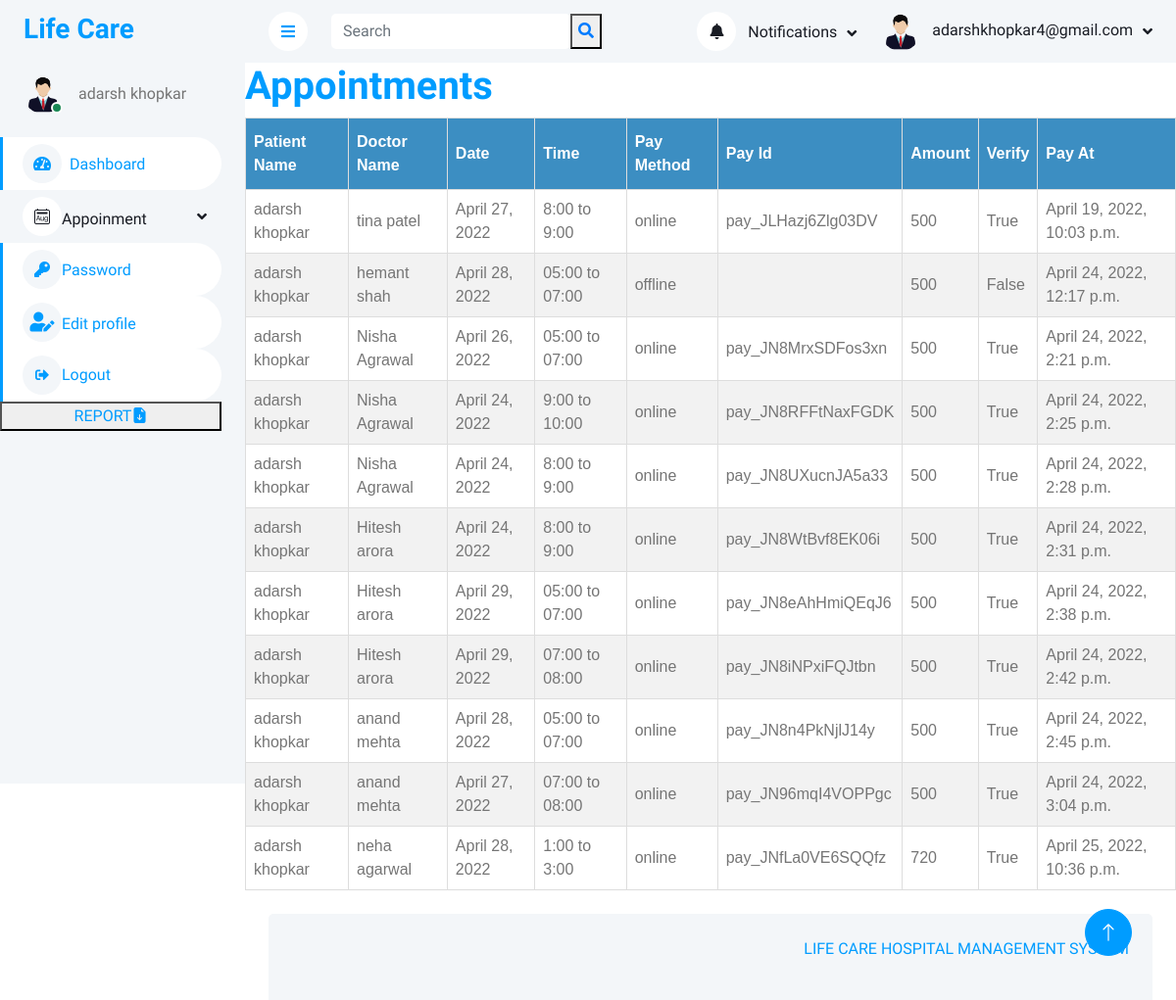
The app's page /pviewappointment/ (signed in), older data.
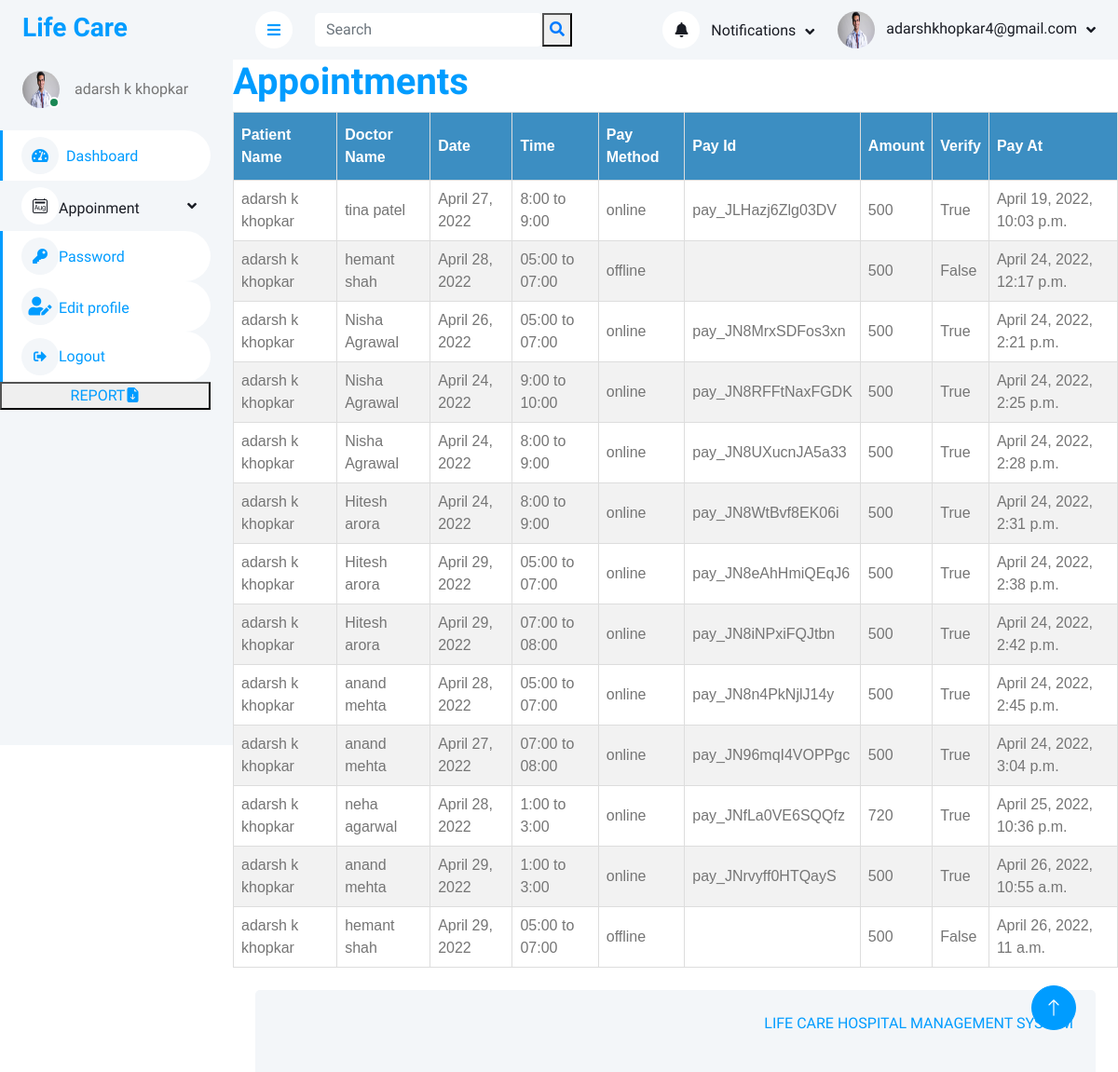
The same page, newer data.
### myapp/models.py (models this page shows, shortened)
class User(models.Model):
    fname=models.CharField(max_length=30)
    lname=models.CharField(max_length=30)
    email=models.EmailField(unique=True)
    password=models.CharField(max_length=30)
    phone=models.CharField(max_length=10)
    address=models.TextField()
    age=models.CharField(max_length=10)
    gender=models.CharField(max_length=10)
    pic=models.FileField(upload_to='profile',default='avatar.png')

class Appointments(models.Model):
    patient=models.ForeignKey(User,on_delete=models.CASCADE)
    doctor=models.ForeignKey(Doctors,on_delete=models.CASCADE)
    date=models.DateField()
    time=models.CharField(max_length=25)
    pay_method=models.CharField(max_length=30)
    pay_id=models.CharField(max_length=50)
    amount=models.IntegerField(default=0)
    verify=models.BooleanField(default=False)
    pay_at=models.DateTimeField(auto_now_add=True)
    def __str__(self):
        return self.patient.email

### Doctor/models.py (models this page shows, shortened)
class Doctors(models.Model):
    doctorname = models.CharField(max_length=50)
    doctoremail=models.EmailField(unique=True)
    password=models.CharField(max_length=30)
    phone=models.CharField(max_length=13)
    specialization=models.CharField(max_length=30)
    doc_pic=models.FileField(upload_to='profile',default='doc.png')
    fees=models.IntegerField()

### myapp/views.py (the view)
# urls.py: path('pviewappointment/',views.pviewappointment,name="pviewappointment"),
def pviewappointment(request):
    uid=User.objects.get(email=request.session['email'])
    appointments=Appointments.objects.filter(Q(patient=uid) & Q(Q(pay_method = 'online') & Q(verify = True) | Q(pay_method='offline')))
    print(appointments)
    return render(request,'pviewappointment.html',{'appointments':appointments,'uid':uid})

### myapp/templates/pviewappointment.html (shortened to what this page needs)
{% extends 'header.html' %}
{% load static %}
{% block content %}
<head>
    </head>
    <h1 style="color:#009CFF">Appointments</h1>
    <table id="customers">
        <thead>
            <tr>
                <th>Patient Name</th>
                <th>Doctor Name</th>
                <th>Date</th>
                <th>Time</th>
                <th>Pay Method</th>
                <th>Pay Id</th>
                <th>Amount</th>
                <th>Verify</th>
                <th>Pay At</th>
            </tr>
        </thead>
        <tbody>
            {% for one in appointments %}
            <tr>
                <td>{{one.patient.fname}} {{one.patient.lname}}</td>
                <td>{{one.doctor.doctorname}}</td>
                <td>{{one.date}}</td>
                <td>{{one.time}}</td>
                <td>{{one.pay_method}}</td>
                <td>{{one.pay_id}}</td>
                <td>{{one.amount}}</td>
                <td>{{one.verify}}</td>
                <td>{{one.pay_at}}</td>
            </tr>
            {% endfor %}
        </tbody>
    </table>
    {% endblock %}

### myapp/templates/header.html (shortened to what this page needs)
{% load static %}
<!DOCTYPE html>
<html lang="en">
<head>
    <link href="https://cdnjs.cloudflare.com/ajax/libs/font-awesome/5.10.0/css/all.min.css" rel="stylesheet">
    <link href="https://cdn.jsdelivr.net/npm/bootstrap-icons@1.4.1/font/bootstrap-icons.css" rel="stylesheet">
    <link href='{%static "lib/owlcarousel/assets/owl.carousel.min.css" %}' rel="stylesheet">
    <link href='{%static "lib/tempusdominus/css/tempusdominus-bootstrap-4.min.css" %}' rel="stylesheet" />
    <link href='{%static "pdashcss/bootstrap.min.css" %}' rel="stylesheet">
    <link href='{%static "pdashcss/style.css" %}' rel="stylesheet">
</head>
<body>
    <div class="container-xxl position-relative bg-white d-flex p-0" >
        <div class="sidebar pe-4 pb-3" >
            <nav class="navbar bg-light navbar-light">
                <a href='{% url "index" %}' class="navbar-brand mx-4 mb-3">
                    <h3 class="text-primary">Life Care</h3>
                </a>
                <div class="d-flex align-items-center ms-4 mb-4">
                    <div class="position-relative">
                        <img class="rounded-circle" src="{{uid.pic.url}}" alt="" style="width: 40px; height: 40px;">
                        <div class="bg-success rounded-circle border border-2 border-white position-absolute end-0 bottom-0 p-1"></div>
                    </div>
                    <div class="ms-3">
                        <span>{{uid.fname}} {{uid.lname}}</span>
                    </div>
                </div>
                <div class="navbar-nav w-100" >
                    <a href='{% url "pdash" %}' class="nav-item nav-link active"><i class="fa fa-tachometer-alt me-2"></i>Dashboard</a>
                    <div class="nav-item dropdown">
                        <a href="#" class="nav-link dropdown-toggle" data-bs-toggle="dropdown"><i class="bi bi-calendar2-month"></i>Appoinment</a>
                    </div>
                    <div class="navbar-nav w-100" >
                        <a href='{% url "pchangepass" %}' class="nav-item nav-link active"><i class="fa fa-key" aria-hidden="true"></i>Password</a>
                        <div class="navbar-nav w-100" >
                            <a href='{% url "pedit" %}' class="nav-item nav-link active"><i class='fas fa-user-edit' style='font-size:20px'></i>Edit profile</a>
                            <div class="navbar-nav w-100" >
                                <a href='{% url "plogout" %}' class="nav-item nav-link active"><i class="fas fa-sign-out-alt fa-sm fa-fw mr-2 text-gray-400"></i>Logout</a>
                                <div class="navbar-nav w-100" >
                                    <button class="custom-btn btn-9"><a href="{{one.test_result.url}}" > REPORT<i class="bi bi-file-earmark-arrow-down-fill"></i></a></button>
                            </div>
                            </div>
                            </div>
                            </div>
            </nav>
        </div>
        <div class="content">
            <nav class="navbar navbar-expand bg-light navbar-light sticky-top px-4 py-0">
                <a href="#" class="sidebar-toggler flex-shrink-0">
                    <i class="fa fa-bars"></i>
                </a>
                <form class="d-none d-md-flex ms-4" action="" >
                    <input class="form-control border-0" type="search" name="search" placeholder="Search"> <button><i class="fa fa-search" style="color:#007bff"></i></button>
                </form>
                <div class="navbar-nav align-items-center ms-auto">
                    <div class="nav-item dropdown">
                        <a href="#" class="nav-link dropdown-toggle" data-bs-toggle="dropdown">
                            <i class="fa fa-bell me-lg-2"></i>
                            <span class="d-none d-lg-inline-flex">Notifications</span>
                        </a>
                    </div>
                    <div class="nav-item dropdown">
                        <a href="#" class="nav-link dropdown-toggle" data-bs-toggle="dropdown">
                            <img class="rounded-circle me-lg-2" src="{{uid.pic.url}}"alt="" style="width: 40px; height: 40px;">
                            <span class="d-none d-lg-inline-flex">{{uid.email}}</span>
                        </a>
                    </div>
                </div>
            </nav>
            {% block content %}
            {% endblock %}
             <div class="container-fluid pt-4 px-4">
                <div class="bg-light rounded-top p-4">
                    <div class="row">
                        <div class="col-12 col-sm-6 text-center text-sm-start">
                        </div>
                        <div class="col-12 col-sm-6 text-center text-sm-end">
                            <p style="color: #009CFF;">LIFE CARE HOSPITAL MANAGEMENT SYSTEM</p>
                        </div>
                    </div>
                </div>
            </div>
        </div>
            <a href="#" class="btn btn-lg btn-primary btn-lg-square back-to-top"><i class="bi bi-arrow-up"></i></a>
        </div>
    </body>
    </html>

### myapp/static/pdashcss/style.css (style rules this page uses)
:root { --primary: #009CFF; --light: #F3F6F9; --dark: #191C24; }
.back-to-top { position: fixed; display: none; right: 45px; bottom: 45px; z-index: 99; }
.btn { transition: .5s; }
.btn.btn-primary { color: #FFFFFF; }
.btn-lg-square { width: 48px; height: 48px; }
.btn-square, .btn-sm-square, .btn-lg-square { padding: 0; display: inline-flex; align-items: center; justify-content: center; font-weight: normal; border-radius: 50px; }
.sidebar { position: fixed; top: 0; left: 0; bottom: 0; width: 250px; height: 100vh; overflow-y: auto; background: var(--light); transition: 0.5s; z-index: 999; }
.content { margin-left: 250px; min-height: 100vh; background: #FFFFFF; transition: 0.5s; }
@media (min-width: 992px) { .sidebar { margin-left: 0; } }
@media (min-width: 992px) { .content { width: calc(100% - 250px); } }
.sidebar .navbar .navbar-nav .nav-link { padding: 7px 20px; color: var(--dark); font-weight: 500; border-left: 3px solid var(--light); border-radius: 0 30px 30px 0; outline: none; }
.sidebar .navbar .navbar-nav .nav-link:hover, .sidebar .navbar .navbar-nav .nav-link.active { color: var(--primary); background: #FFFFFF; border-color: var(--primary); }
.sidebar .navbar .navbar-nav .nav-link i { width: 40px; height: 40px; display: inline-flex; align-items: center; justify-content: center; background: #FFFFFF; border-radius: 40px; }
.sidebar .navbar .navbar-nav .nav-link:hover i, .sidebar .navbar .navbar-nav .nav-link.active i { background: var(--light); }
.sidebar .navbar .dropdown-toggle::after { position: absolute; top: 15px; right: 15px; border: none; content: "\f107"; font-family: "Font Awesome 5 Free"; font-weight: 900; transition: .5s; }
.content .navbar .navbar-nav .nav-link { margin-left: 25px; padding: 12px 0; color: var(--dark); outline: none; }
.content .navbar .sidebar-toggler, .content .navbar .navbar-nav .nav-link i { width: 40px; height: 40px; display: inline-flex; align-items: center; justify-content: center; background: #FFFFFF; border-radius: 40px; }
.content .navbar .dropdown-toggle::after { margin-left: 6px; vertical-align: middle; border: none; content: "\f107"; font-family: "Font Awesome 5 Free"; font-weight: 900; transition: .5s; }

### myapp/templates/pviewappointment.html (style rules this page uses)
#customers { font-family: Arial, Helvetica, sans-serif; border-collapse: collapse; width: 100%; }
#customers td, #customers th { border: 1px solid #ddd; padding: 8px; }
#customers tr:nth-child(even) { background-color: #f2f2f2; }
#customers th { padding-top: 12px; padding-bottom: 12px; text-align: left; background-color: #3c8ec2; color: white; }

Row changes from the older to the newer data that the page shows:
changed User "khopkar": pic: picture added in place of a placeholder; fname "adarsh" → "adarsh k"
changed through a linked row, Appointments "pay_JLHazj6Zlg03DV": patient.fname "adarsh" → "adarsh k"
changed through a linked row, Appointments "April 24, 2022, 12:17 p.m.": patient.fname "adarsh" → "adarsh k"
changed through a linked row, Appointments "April 26, 2022": patient.fname "adarsh" → "adarsh k"
changed through a linked row, Appointments "9:00 to 10:00": patient.fname "adarsh" → "adarsh k"
changed through a linked row, Appointments "pay_JN8UXucnJA5a33": patient.fname "adarsh" → "adarsh k"
changed through a linked row, Appointments "pay_JN8WtBvf8EK06i": patient.fname "adarsh" → "adarsh k"
changed through a linked row, Appointments "pay_JN8eAhHmiQEqJ6": patient.fname "adarsh" → "adarsh k"
changed through a linked row, Appointments "pay_JN8iNPxiFQJtbn": patient.fname "adarsh" → "adarsh k"
changed through a linked row, Appointments "pay_JN8n4PkNjlJ14y": patient.fname "adarsh" → "adarsh k"
changed through a linked row, Appointments "pay_JN96mqI4VOPPgc": patient.fname "adarsh" → "adarsh k"
changed through a linked row, Appointments "pay_JNfLa0VE6SQQfz": patient.fname "adarsh" → "adarsh k"
added Appointments: patient.fname "adarsh k", patient.lname "khopkar", doctor.doctorname "anand mehta", date "April 29, 2022", time "1:00 to 3:00", pay_method "online", pay_id "pay_JNrvyff0HTQayS", amount "500", verify "True", pay_at "April 26, 2022, 10:55 a.m."
added Appointments: patient.fname "adarsh k", patient.lname "khopkar", doctor.doctorname "hemant shah", date "April 29, 2022", time "05:00 to 07:00", pay_method "offline", amount "500", verify "False", pay_at "April 26, 2022, 11 a.m."
